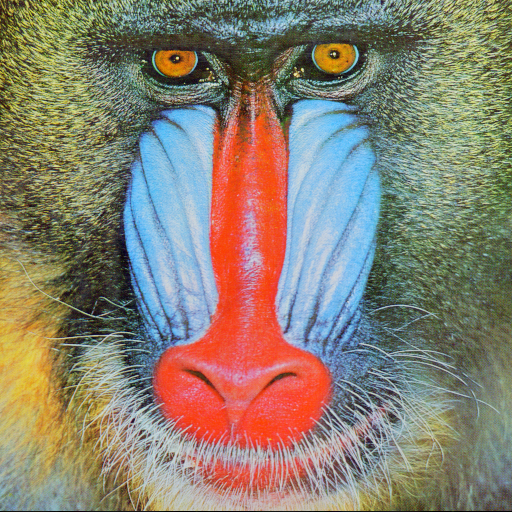
#> input picture baboon.png, 512 x 512 px
$ python LSB.py
#> lines starting #> are read from the running program, lines starting #| are printed output that depends on the picture; after the words box and inside, x2 and y2 are one past the last pixel; in counts of white or black regions, pixels touching at a corner belong together; long printed decimals are rounded
from matplotlib import pyplot as plt
import cv2 as cv
import math
import time
st = time.time()

secret_text = "GeeksforGeeks"
bitStream = ''.join(format(ord(i), '08b') for i in secret_text)

hid=0
image = cv.imread('baboon.png',0)
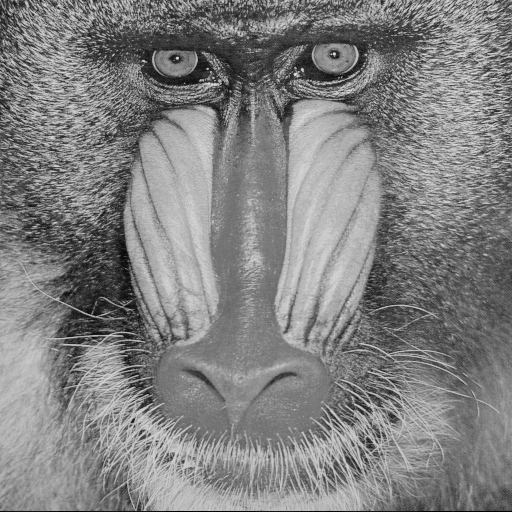
#> image: shape (512, 512); min 0, max 230, mean 129.1
im=image.copy()
difSeq=0*image.copy()
#> difSeq: shape (512, 512); every value is 0
h,w=image.shape
#> h = 512; w = 512
for i in range(h):
    for j in range(w):
        if hid<len(bitStream):
            a1=image[i][j]
            bindata = format(a1, '08b')
            bindata=bindata[0:7] + bitStream[hid]
            a2=int(bindata,2)
            image[i][j]=a2
            hid+=1
            difSeq[i][j]=(a2-a1)**2
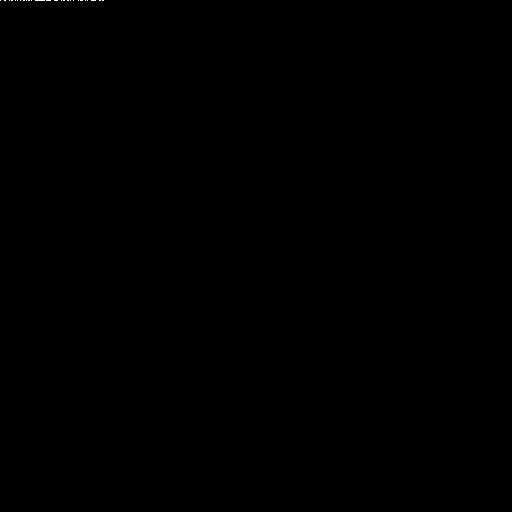
#> difSeq: shape (512, 512); values 0 (black) and 1 (white), 0.02% white in thin lines or dots, all inside (x1, y1, x2, y2) = (0, 0, 104, 1)
#> image: shape (512, 512); 0.02% of pixels changed, all inside (x1, y1, x2, y2) = (0, 0, 104, 1)
#> after the loop, hid = 104
mse=0
for i in range(h):
    for j in range(w):
        mse+=difSeq[i][j]
#> after the loop, mse = 56

mse =mse/(h*w)
#> mse = 0.000214
print(mse)
#| 0.0002136
print( 10*(math.log10((255**2)/mse) ))
#| 84.834
et = time.time()
elapsed_time = et - st
print('Execution time:', elapsed_time, 'seconds')


hist1  = cv.calcHist([image],[0],None,[256],[0,256])
#> hist1 = 256 values, max 2722 at index 121, min 0 at index 225, mean 1024
hist2  = cv.calcHist([im],[0],None,[256],[0,256])
#> hist2 = 256 values, max 2720 at index 121, min 0 at index 225, mean 1024

plt.figure('hist')
plt.plot(hist2)
plt.plot(hist1)
plt.show()
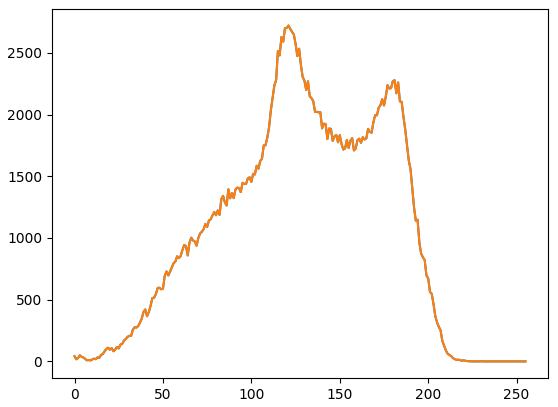
#> figure drawn by matplotlib, 1 panel; curve peaks at x = 121, y = 2720; curve peaks at x = 121, y = 2722

plt.figure('LSB')
plt.imshow(image,cmap='gray', vmin=0, vmax=255)
plt.show()

plt.figure('Original')
plt.imshow(im,cmap='gray', vmin=0, vmax=255)
plt.show()


#cv.imshow('LSB', image)
#cv.imshow('Original', im)
#cv.waitKey(0)
